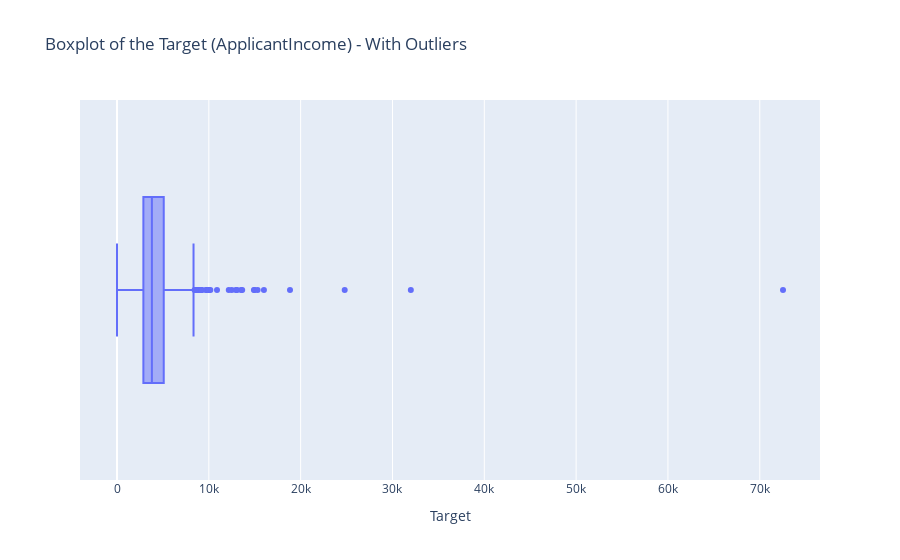

This figure's notebook cell:
### Markdown cell above
Outliers

### Code cell
Credit_status = ['ApplicantIncome', 'LoanAmount']
Amount_df = df[Credit_status]
Amount_df


fig = px.box(
    data_frame=Amount_df, 
    x='ApplicantIncome', 
    orientation='h',
    title='Boxplot of the Target (ApplicantIncome) - With Outliers'
)

fig.update_layout(xaxis_title='Target')
fig.show()

### Figure 1 — Plotly figure (JSON) as saved in the notebook; plotly's stock layout.template omitted (floating-point values rounded to 4 significant figures; data arrays with more than 128 entries replaced by an {"elided": "..."} marker saying what was removed)
{"data": [{"alignmentgroup": "True", "hovertemplate": "ApplicantIncome=%{x}<extra></extra>", "legendgroup": "", "marker": {"color": "#636efa"}, "name": "", "notched": false, "offsetgroup": "", "orientation": "h", "showlegend": false, "type": "box", "x": {"elided": "356 int values"}, "x0": " ", "xaxis": "x", "y0": " ", "yaxis": "y"}], "layout": {"boxmode": "group", "legend": {"tracegroupgap": 0}, "title": {"text": "Boxplot of the Target (ApplicantIncome) - With Outliers"}, "xaxis": {"anchor": "y", "domain": [0, 1], "title": {"text": "Target"}}, "yaxis": {"anchor": "x", "domain": [0, 1]}}}
